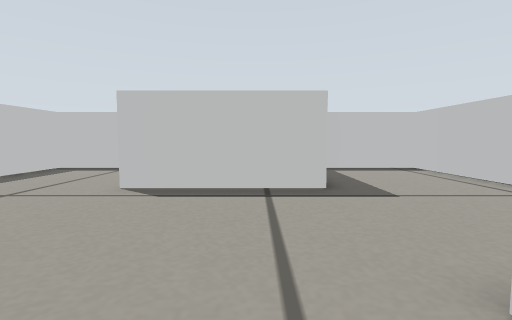
View 1 (above)

14 first-person views from a walk through a Gazebo world. The camera is 0.21 m above the floor, tilts 4° down and sees 85° across. The floor is counted in squares, 0.2 m on a side. Each view is taken from the middle of a square. On the plan, view 1 faces up. The plan holds only what a view shows up to about 12 squares ahead; the rest is blank.

View 2
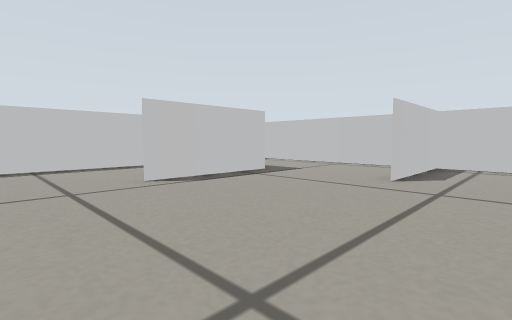

View 3
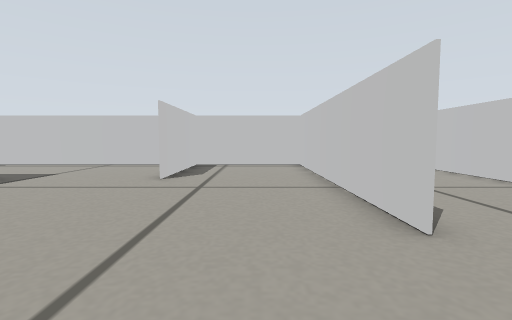

View 4
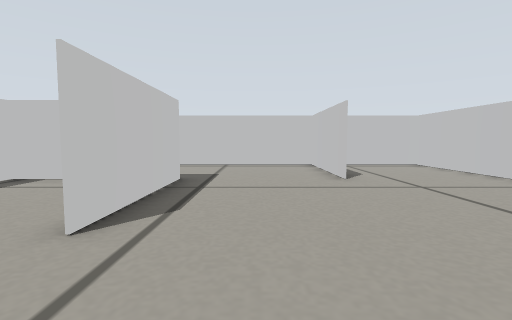

View 5
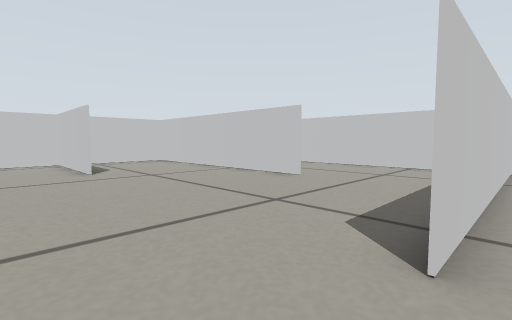

View 6
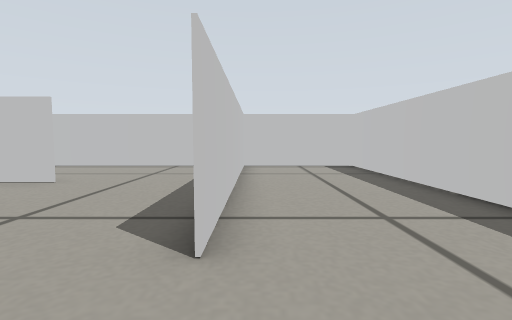

View 7
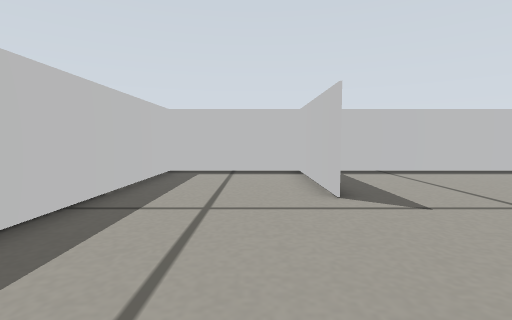

View 8
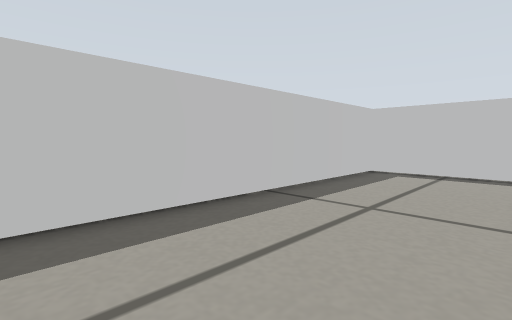

View 9
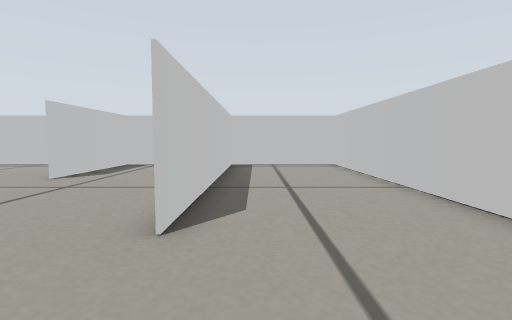

View 10
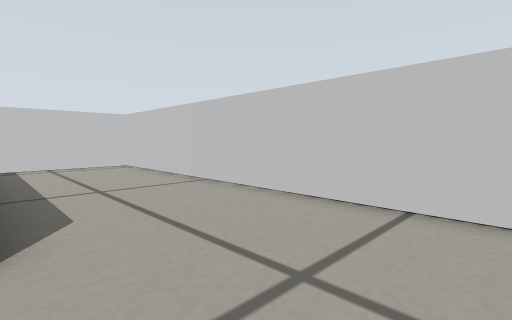

View 11
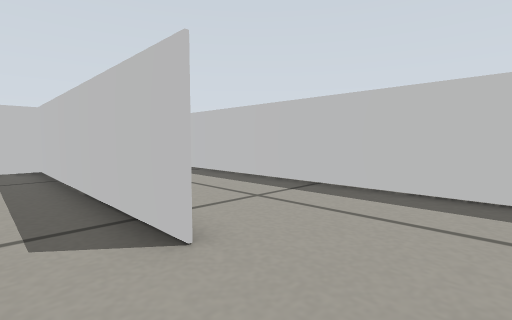

View 12
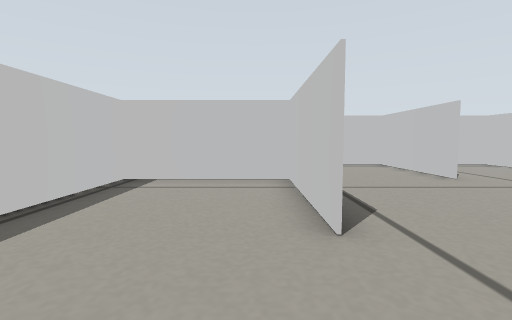

View 13
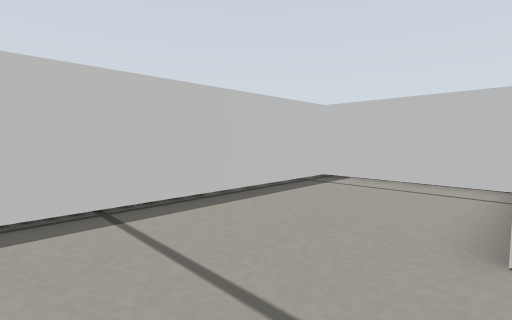

View 14
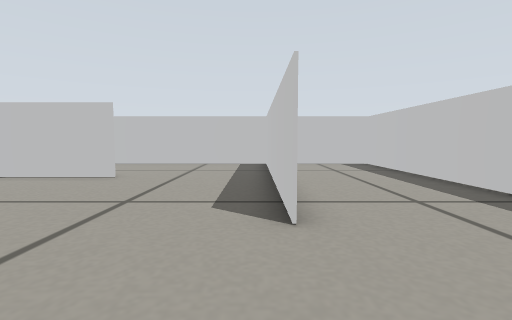

### Floor plan
Points are (right, up) in squares from view 1. A wall is a line through its corners. A room is listed if a view was taken in it or the views show most of it. See-through windows are left out.
Room 1 (views 1, 2, 3, 4, 11, 12, 13)
walls: (1.5, 1.6) (2.5, 1.6); (1.6, 6.1) (-3, 6.1) (1.5, 6.1) (1.5, 10.6) (-7, 10.6); (-7.5, 1.6) (-7.5, -2.6); (-3, -2.9) (6, -2.9) (6, 2.1); (6, 1.5) (1.5, 1.5); (-7.5, 10.6) (-7.5, 8)
ways out: opening at (-7, 4) to room 2; opening at (-4.5, -3) to room 3; opening at (2, 4) to room 4
Room 2 (views 5, 6, 7, 8, 14)
walls: (-7.5, 6) (-7.5, 10.6); (-7, 10.6) (-12, 10.6) (-12, -7.4) (-7, -7.4); (-7.5, -7.4) (-7.5, 1.6)
ways out: opening at (-7, 4) to room 1
Room 3 (views 9, 10)
walls: (-7, -7.4) (6, -7.4) (6, -2.9) (-3, -2.9); (-7.5, -2.6) (-7.5, -7.5)
ways out: opening at (-4.5, -3) to room 1
Room 4 (no view inside)
walls: (6, 2.1) (6, 10.6) (2.6, 10.6); (2.5, 1.6) (6, 1.6)
ways out: opening at (2, 4) to room 1

Where each view was taken, in squares from view 1:
view 1: 0 up, 0 right, facing up
view 2: 1 down, 6 left, facing up-right
view 3: 1 down, 6 left, facing right
view 4: 4 up, 6 left, facing right
view 5: 4 up, 8 left, facing down-right
view 6: 4 up, 8 left, facing down
view 7: 1 up, 9 left, facing up
view 8: 1 up, 8 left, facing up-left
view 9: 4 down, 6 left, facing right
view 10: 3 down, 6 left, facing down-right
view 11: 4 up, 6 left, facing down-left
view 12: 7 up, 6 left, facing right
view 13: 6 up, 6 left, facing up-right
view 14: 5 up, 7 left, facing down
